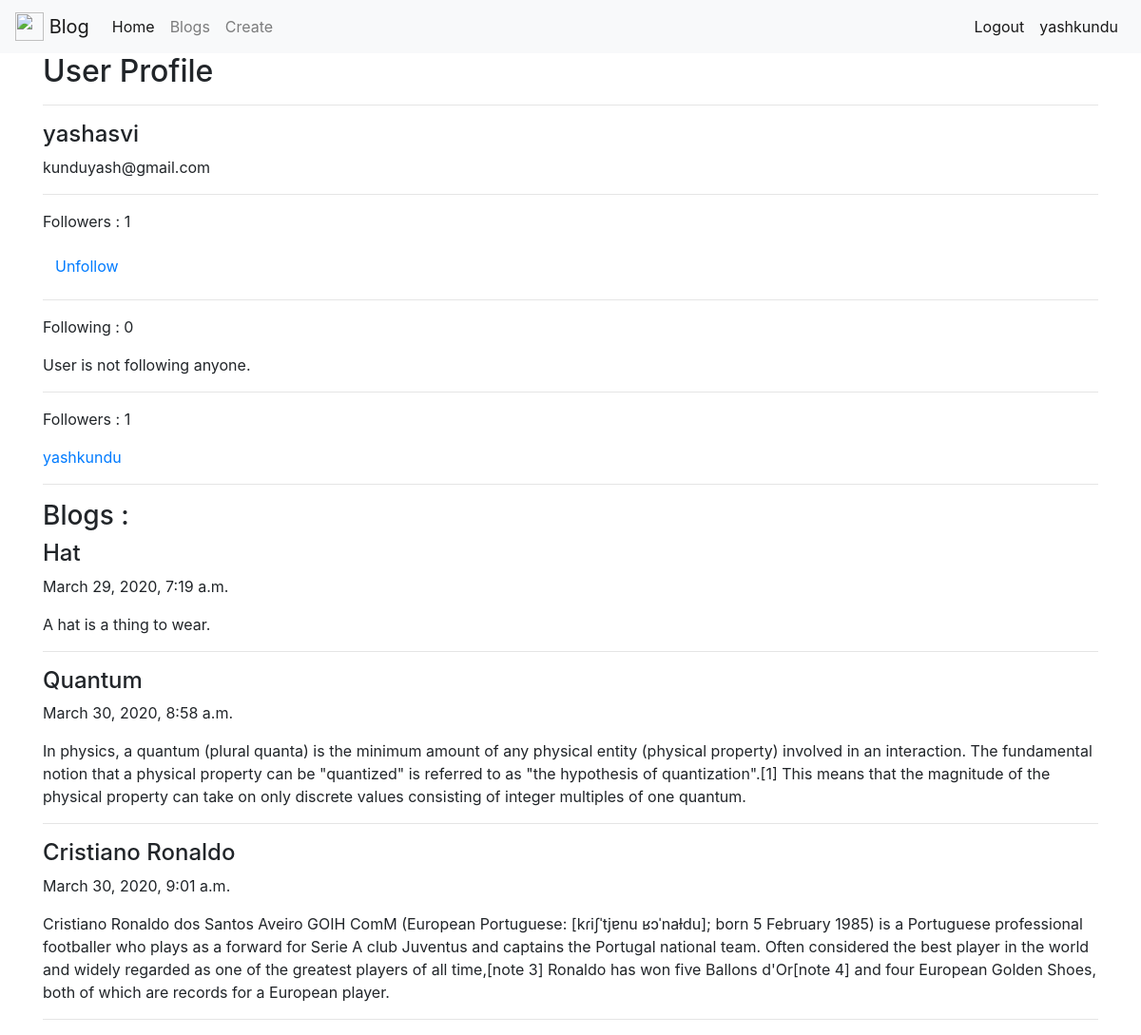
The page /accounts/yashasvi/ (signed in) on the database its author committed.
### accounts/models.py (models this page shows, shortened)
class UserProfile(models.Model):
    user = models.OneToOneField(settings.AUTH_USER_MODEL,on_delete=models.CASCADE, related_name='profile')
    following = models.ManyToManyField(settings.AUTH_USER_MODEL, blank=True, related_name='followers')
    objects = UserProfileManager()
    def get_follow_url(self):
        return reverse_lazy('accounts:follow', kwargs={'username': self.user.username})
    def get_absolute_url(self):
        return reverse_lazy('accounts:detail', kwargs={'username': self.user.username})
    def get_following(self):
        users = self.following.all()
        return users.exclude(username=self.user.username)

### blogs/models.py (models this page shows, shortened)
class Blog(models.Model):
    author = models.ForeignKey(settings.AUTH_USER_MODEL, on_delete=models.CASCADE, related_name='blogs')
    title = models.CharField(max_length=120)
    content = models.TextField()
    timestamp = models.DateTimeField(auto_now_add=True)

### accounts/views.py (the view)
# urls.py: url(r'^(?P<username>[\w.]+)/$', UserDetailView.as_view(), name='detail'),
class UserDetailView(DetailView):
    model = User
    template_name = 'accounts/user_detail.html'
    def get_object(self):
        return get_object_or_404(User, username=self.kwargs.get('username'))
    def get_context_data(self, *args, **kwargs):
        context = super(UserDetailView, self).get_context_data(*args, **kwargs)
        context['is_following'] = UserProfile.objects.is_following(self.request.user, self.get_object())
        print()
        return context

### accounts/models.py (called while the page is built)
    def all(self):
        qs = self.get_queryset().all()
        try:
            if self.instance:
                qs = qs.exclude(user=self.instance)
        except:
            pass
        return qs

    def is_following(self, user, other_user):
        user_profile, created = UserProfile.objects.get_or_create(user=user)
        if created:
            return False
        print(user_profile.following.all())
        if other_user in user_profile.following.all():
            return True
        return False

### accounts/templates/accounts/user_detail.html (shortened to what this page needs)
{% extends 'base.html' %}
{% block content %}
  <h2>User Profile</h2>
  <hr>
  <h4>{{ object.username }}</h4>
  <p>{{ object.email }}</p>
  <hr>
  <p>Followers : {{ object.followers.all.count }}</p>
  {% if request.user != object %}
  <p><a class="btn btn-link" href="{{ object.profile.get_follow_url }}">{% if is_following %}Unfollow{% else %}Follow{% endif %}</a></p>
  {% endif %}
  <hr>
  <p>Following : {{ object.profile.get_following.count }}</p>
  {% for user in object.profile.get_following %}
    <p><a href="{{ user.profile.get_absolute_url }}">{{ user.username }}</a></p>
  {% empty %}
    <p>User is not following anyone.</p>
  {% endfor %}
  <hr>
  <p>Followers : {{ object.followers.all.count }}</p>
  {% for profile in object.followers.all %}
    <p><a href="{{ profile.get_absolute_url }}">{{ profile.user.username }}</a></p>
  {% empty %}
    <p>The user has no followers.</p>
  {% endfor %}
  <hr>
  <h3>Blogs : </h3>
  {% for blog in object.blogs.all %}
    <h4>{{ blog.title }}</h4>
    <p>{{ blog.timestamp }}</p>
    <p>{{ blog.content }}</p>
    <hr>
  {% empty %}
    <p>The user has no blogs.</p>
  {% endfor %}
{% endblock %}

### templates/snippets/navbar.html (shortened to what this page needs)
<nav class="navbar navbar-expand-lg navbar-light bg-light">
  <a class="navbar-brand" href="{% url 'home' %}">
    <img src="https://upload.wikimedia.org/wikipedia/commons/3/31/Blogger.svg" width="30" height="30" class="d-inline-block align-top" alt="">
    Blog
  </a>
  <div class="collapse navbar-collapse" id="navbarSupportedContent">
    <ul class="navbar-nav mr-auto">
      <li class="nav-item active">
        <a class="nav-link" href="{% url 'home' %}">Home <span class="sr-only">(current)</span></a>
      </li>
      <li class="nav-item">
        <a class="nav-link" href="{% url 'blogs:list' %}">Blogs</a>
      </li>
      <li class="nav-item">
        <a class="nav-link" href="{% url 'blogs:create' %}">Create</a>
      </li>
    </ul>
    {% if request.user.is_authenticated %}
    <ul class="navbar-nav ml-auto">
      <li class="nav-item active">
        <a class="nav-link" href="{% url 'accounts:logout' %}">Logout</a>
      </li>
      <li class="nav-item active">
        <a class="nav-link" href="{% url 'accounts:detail' username=request.user.username %}">{{ request.user.username }}</a>
      </li>
    </ul>
    {% endif %}
  </div>
</nav>

### rows shown on the page
UserProfile: user.username "yashkundu"
Blog: title "Hat", timestamp "March 29, 2020, 7:19 a.m.", content "A hat is a thing to wear."
Blog: title "Quantum", timestamp "March 30, 2020, 8:58 a.m.", content "In physics, a quantum (plural quanta) is the minimum amount of any physical entity (physical property) involved in an interaction. The fundamental notion that a physical property can be \"quantized\" is referred to as \"the hypothesis of quantization\".[1] This means that the magnitude of the physical property can take on only discrete values consisting of integer multiples of one quantum."
Blog: title "Cristiano Ronaldo", timestamp "March 30, 2020, 9:01 a.m.", content "Cristiano Ronaldo dos Santos Aveiro GOIH ComM (European Portuguese: [kɾiʃˈtjɐnu ʁɔˈnaɫdu]; born 5 February 1985) is a Portuguese professional footballer who plays as a forward for Serie A club Juventus and captains the Portugal national team. Often considered the best player in the world and widely regarded as one of the greatest players of all time,[note 3] Ronaldo has won five Ballons d'Or[note 4] and four European Golden Shoes, both of which are records for a European player."

### other values the page prints
{{ request.user.username }} "yashkundu"
{{ object.username }} "yashasvi"
{{ object.email }} "kunduyash@gmail.com"
{{ object.followers.all.count }} "1"
{{ object.profile.get_following.count }} "0"
